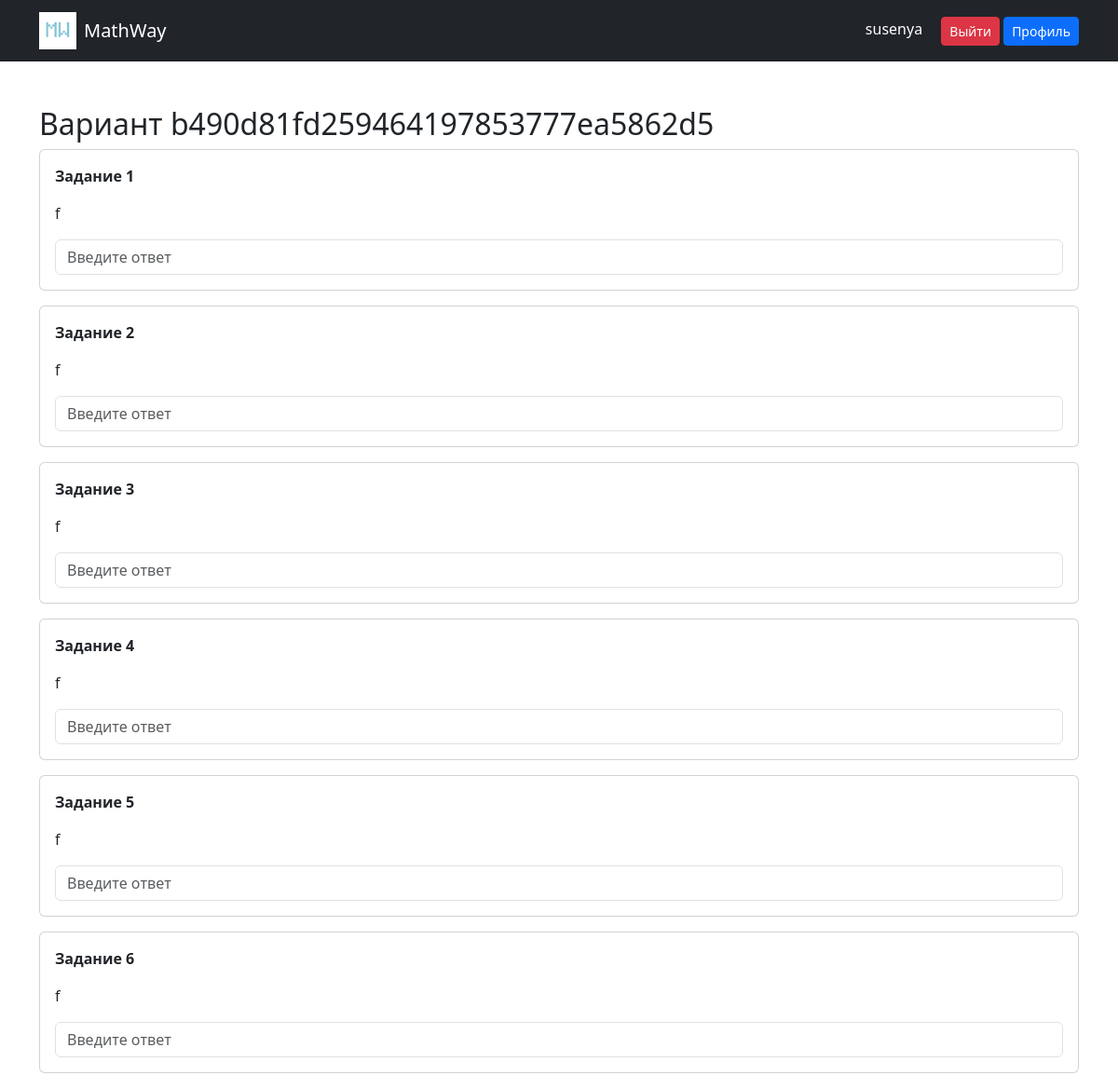
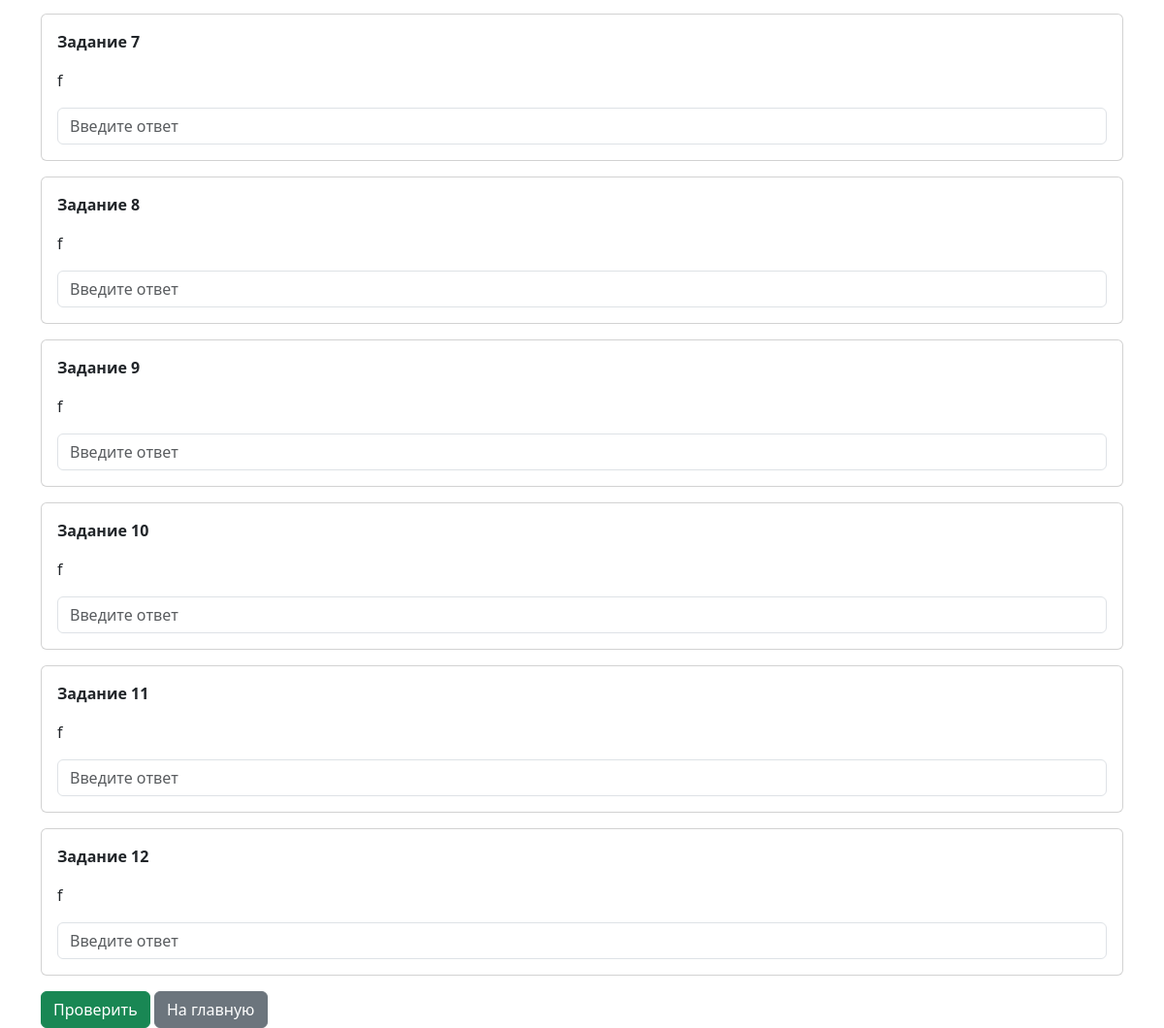
The page /open_variant?variant_id=b490d81fd259464197853777ea5862d5 (signed in) on the database its author committed (2 pictures, top to bottom).
### models.py (models this page shows)
class User(db.Model, UserMixin):
    id = db.Column(db.Integer, primary_key=True)
    username = db.Column(db.String(100), unique=True, nullable=False)
    password = db.Column(db.String(200), nullable=False)
    email = db.Column(db.String(100), unique=True, nullable=False)
    solved_var = db.Column(db.Integer, nullable=False, default=0)
    avatar = db.Column(db.String(200), nullable=True)
    count_task = db.Column(db.Integer, default=0)

class UserTaskUp(db.Model):
    id = db.Column(db.Integer, primary_key=True, autoincrement=True)
    user_name = db.Column(db.String(100))
    variant_id = db.Column(db.String(100))
    question = db.Column(db.Text)
    answer = db.Column(db.String(100))
    topic = db.Column(db.Integer)
    image_url = db.Column(db.String(200))

### main.py (the view)
@app.route('/open_variant', methods=['GET'])
@login_required
def open_variant():
    variant_id = request.args.get('variant_id')
    tasks = UserTaskUp.query.filter_by(variant_id=variant_id).all()
    if not tasks:
        return render_template('404.html')
    return render_template('variant_s.html', tasks=tasks, var_num=variant_id)

### main.py (called while the page is built)
@login_manager.user_loader
def load_user(user_id):
    return User.query.get(int(user_id))

### templates/variant_s.html (shortened to what this page needs)
{% extends "base.html" %}
{% block content %}
<h2>Вариант {{ var_num }}</h2>
<form method="POST" action="{{ url_for('check_self_variant', variant_id=var_num) }}">
    {% for task in tasks %}
    <div class="card p-3 mb-3">
        <p><b>Задание {{ loop.index }}</b></p>
        <p>{{ task.question }}</p>
        <input type="text"
               name="answer_{{ task.id }}"
               class="form-control"
               placeholder="Введите ответ"
        >
    </div>
    {% endfor %}
    <button type="submit" class="btn btn-success"
            onclick="return confirm('Вы уверены, что хотите узнать ответы?\nПосле этого решённые задачи не будут идти в рейтинг')">
        Проверить
    </button>
    <a href="{{ url_for('home') }}" class="btn btn-secondary">На главную</a>
</form>
{% endblock %}

### templates/base.html (shortened to what this page needs)
<!DOCTYPE html>
<html>
<head>
    <link href="https://cdn.jsdelivr.net/npm/bootstrap@5.3.0/dist/css/bootstrap.min.css" rel="stylesheet">
</head>
<body>
<nav class="navbar navbar-dark bg-dark">
    <div class="container">
        <a class="navbar-brand d-flex align-items-center" href="/">
    <img src="{{ url_for('static', filename='images/logo.png') }}"
         alt="logo"
         height="40"
         class="me-2">
            MathWay
        </a>
        <div>
            {% if current_user.is_authenticated %}
                <span class="text-white me-3">
                    {{ current_user.username }}
                </span>
                <a href="/logout" class="btn btn-danger btn-sm">Выйти</a>
                <a href="/profile" class="btn btn-primary btn-sm">Профиль</a>
            {% else %}
                <a href="/login" class="btn btn-secondary btn-sm me-2">Вход</a>
                <a href="/register" class="btn btn-primary btn-sm">Регистрация</a>
            {% endif %}
        </div>
    </div>
</nav>
<div class="container mt-5">
    {% block content %}{% endblock %}
</div>
</body>
</html>

### rows shown on the page
User: username "susenya"
UserTaskUp: question "f"
UserTaskUp: question "f"
UserTaskUp: question "f"
UserTaskUp: question "f"
UserTaskUp: question "f"
UserTaskUp: question "f"
UserTaskUp: question "f"
UserTaskUp: question "f"
UserTaskUp: question "f"
UserTaskUp: question "f"
UserTaskUp: question "f"
UserTaskUp: question "f"

### other values the page prints
{{ var_num }} "b490d81fd259464197853777ea5862d5"
